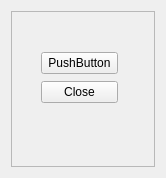
<?xml version="1.0" encoding="UTF-8"?>
<ui version="4.0">
 <class>ViewForm</class>
 <widget class="QWidget" name="ViewForm">
  <property name="geometry">
   <rect>
    <x>0</x>
    <y>0</y>
    <width>166</width>
    <height>178</height>
   </rect>
  </property>
  <property name="windowTitle">
   <string>Form</string>
  </property>
  <property name="layoutDirection">
   <enum>Qt::LeftToRight</enum>
  </property>
  <layout class="QVBoxLayout" name="verticalLayout_2">
   <item>
    <widget class="QFrame" name="frame">
     <property name="frameShape">
      <enum>QFrame::StyledPanel</enum>
     </property>
     <property name="frameShadow">
      <enum>QFrame::Raised</enum>
     </property>
     <widget class="QWidget" name="layoutWidget">
      <property name="geometry">
       <rect>
        <x>30</x>
        <y>40</y>
        <width>77</width>
        <height>54</height>
       </rect>
      </property>
      <layout class="QVBoxLayout" name="verticalLayout_3">
       <item>
        <widget class="QPushButton" name="pushButton">
         <property name="text">
          <string>PushButton</string>
         </property>
        </widget>
       </item>
       <item>
        <widget class="QPushButton" name="pushButton_Close">
         <property name="text">
          <string>Close</string>
         </property>
        </widget>
       </item>
      </layout>
     </widget>
    </widget>
   </item>
  </layout>
 </widget>
 <resources/>
 <connections/>
</ui>
